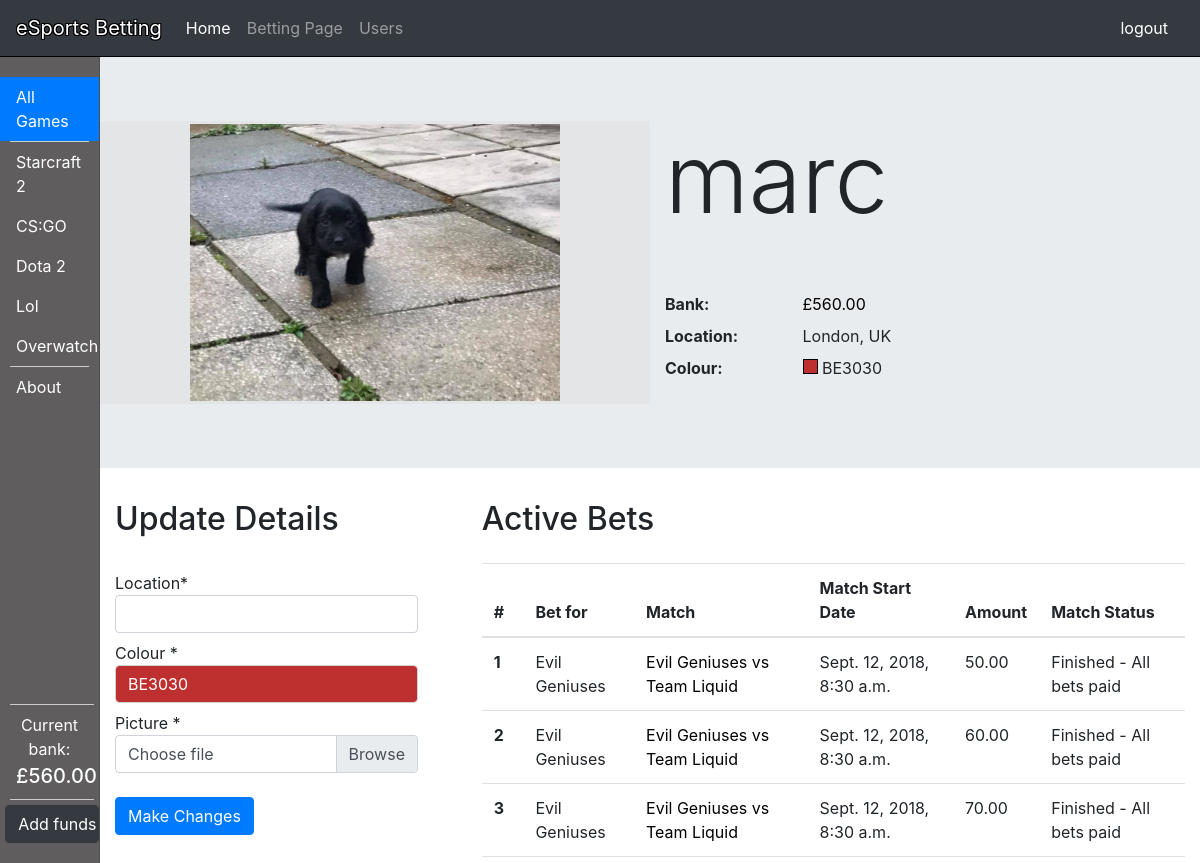
/profiles/marc/ (signed in), run on an earlier commit of the app's database.
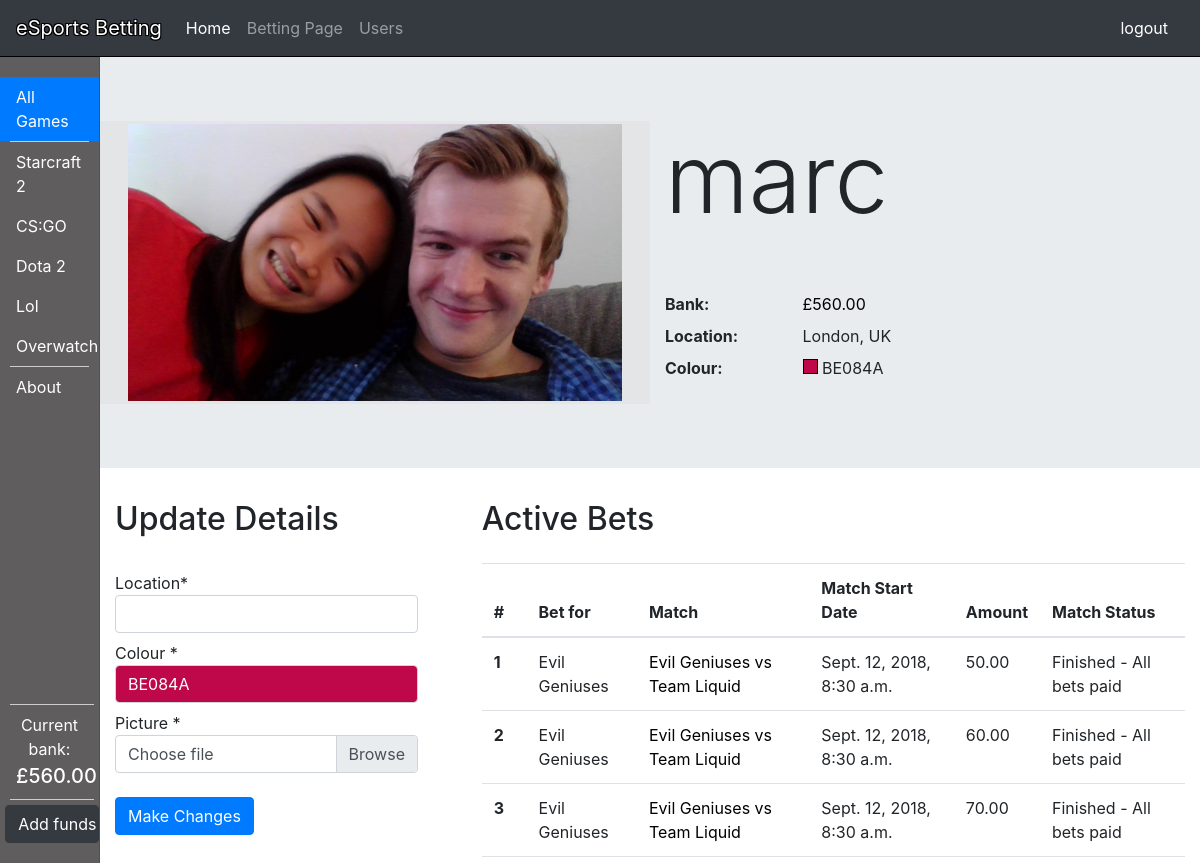
And on a later commit of the database.
### profiles/models.py (models this page shows, shortened)
class Profile(models.Model):
    user = models.OneToOneField(User, on_delete=models.PROTECT)
    location = models.CharField(max_length=120, null=True, blank=True)
    picture = models.ImageField(upload_to=upload_location,null=True,blank=True)
    colour = models.CharField(max_length=7, null=False, blank=False, default="D3D3D3")
    withdrawable_bank = models.DecimalField(max_digits=6, decimal_places=2, default=0)
    non_withdrawable_bank = models.DecimalField(max_digits=6, decimal_places=2, default=0)
    @property
    def bank(self):
        return self.withdrawable_bank + self.non_withdrawable_bank

### userbetting/models.py (models this page shows, shortened)
class Bet(models.Model):
    bet_id = models.AutoField(primary_key=True)
    user = models.ForeignKey(User, on_delete=models.PROTECT)
    game = models.ForeignKey(Game, on_delete=models.PROTECT)
    chosen_team = models.ForeignKey(Team, on_delete=models.PROTECT)
    amount = models.DecimalField(max_digits=7, decimal_places=2, default=0)
    open = "Open"
    lost = "Lost"
    paid = "Paid"
    availiable_statuses = ((open, "Open"),
                           (lost, "Lost"),
                           (paid, "Paid"))
    status = models.CharField(max_length=30,
                              choices=availiable_statuses,
                              default=open)
    created = models.DateTimeField(editable=False)
    modified = models.DateTimeField(editable=False)

class Team(models.Model):
    team_id = models.AutoField(primary_key=True)
    name = models.CharField(max_length=200, unique=True, null=False)
    picture = models.ImageField(upload_to="teamLogos", null=True, blank=True)
    colour = models.CharField(max_length=7, null=False, blank=False, default="D3D3D3")
    def __str__(self):
        return self.name

class Game(models.Model):
    game_id = models.AutoField(primary_key=True)
    team_a = models.ForeignKey(Team, on_delete=models.PROTECT, related_name='%(class)s_team_a')
    team_b = models.ForeignKey(Team, on_delete=models.PROTECT, related_name='%(class)s_team_b')
    videogame = models.CharField(max_length=30,
                              choices=availiable_games,
                              default="cs:go")
    game_date = models.DateTimeField('Game start date')
    team_a_winner = "Team A is the winner"
    team_b_winner = "Team B is the winner"
    not_decided = "Not Decided"
    teams = ((not_decided, "Not Decided"),
             (team_a_winner, "Team A is the winner"),
             (team_b_winner, "Team B is the winner"))
    winning_team = models.CharField(max_length=60,
                                    choices=teams,
                                    default= not_decided,
                                    unique=False,
                                    blank=True,
                                    null=True)
    twitch_url =  models.URLField(max_length=200, unique=True, blank=True, null=True)
    expected_duration = models.DurationField(default=timedelta(minutes=2))
    not_begun = "Not begun"
    starting = "Starting"
    ongoing = "Ongoing"
    finished_not_confirmed = "Finished - Not yet confirmed"
    finished_confirmed = "Finished - Confirmed"
    finished_paid = "Finished - All bets paid"
    availiable_statuses = ((not_begun, "Not begun"),
                           (starting, "Starting"),
                           (ongoing, "Ongoing"),
                           (finished_not_confirmed, "Finished - Not yet confirmed"),
                           (finished_confirmed, "Finished - Confirmed"),
                           (finished_paid, "Finished - All bets paid"))
    status = models.CharField(max_length=30,
                              choices=availiable_statuses,
                              default=not_begun)

### profiles/views.py (the view)
# urls.py: path('<username>/', views.profile_view, name='profile'),
def profile_view(request, username):
    user = get_object_or_404(User, username=username)
    profile, created = Profile.objects.get_or_create(user=user)
    qs = user.bet_set.all().order_by('-game__game_date')
    qs = qs.exclude(game__status='finished_confirmed')
    if request.method == 'POST':
        form = ProfileForm(request.POST, request.FILES)
        print(request.POST, request.FILES)
        if form.is_valid():
            location = form.cleaned_data['location']
            picture = form.cleaned_data['picture']
            colour = form.cleaned_data['colour']
            profile.location = location
            profile.picture = picture
            profile.colour = colour
            profile.save()
            return HttpResponseRedirect('')
    else:
        form = ProfileForm()
    context = {
        "profile":profile,
        "form":form,
        "qs":qs,
    }
    return render(request, "profiles/profile_view.html", context)

### profiles/forms.py
class ProfileForm(forms.Form):
    location = forms.CharField(max_length=120)
    picture = forms.ImageField()
    colour = forms.CharField(
        max_length=7,
        widget=forms.TextInput(
            attrs={
                "class": "jscolor",
                "value": "AB2567"
            }
        )
    )
    def __init__(self, *args, **kwargs):
        super(ProfileForm, self).__init__(*args, **kwargs)
        self.helper = FormHelper()
        self.form_tag = False
        self.helper.layout = Layout(
            Field('location', css_class='input-xlarge'),
            Field('colour', css_class='jscolor'),
            Div(Field('picture', css_class='custom-file-input'), css_class="custom-file"),
            FormActions(
                Submit('save_changes', 'Save changes', css_class="btn btn-primary"),
            )
        )

### profiles/templates/profiles/profile_view.html (shortened to what this page needs)
{% extends "base.html" %}
{% load crispy_forms_tags %}
{% load static %}
{% block jumbotron %}
<div class="jumbotron jumbotron-fluid" id="jumbo">
    <div class="container">
    <div class="row">
    <div class="col-md-6" style="background-color: #e4e5e6;">
        {%  if profile.picture %}
            <img src="{{ profile.picture.url }}"/>
        {% endif %}
    </div>
    <div class="col-md-6">
        <h1 class="display-1">{{ profile.user }}</h1><br><br>
        <dl class="row">
          <dt class="col-sm-3">Bank:</dt>
          <dd class="col-sm-9"><a href="#" data-toggle="tooltip" data-placement="right" title="(£{{ profile.withdrawable_bank }} withdrawable) - (£{{ profile.non_withdrawable_bank }} not withdrawable)">£{{ profile.bank }}</a> </dd>
          <dt class="col-sm-3">Location:</dt>
          <dd class="col-sm-9">{{ profile.location }}</dd>
          <dt class="col-sm-3">Colour:</dt>
          <dd class="col-sm-9">
              <div style="width:15px;height:15px;border:1px solid #000;display: inline-block;background-color: #{{ profile.colour }};"></div>
              {{ profile.colour }}
          </dd>
    </div>
    </div>
    </div>
</div>
{% endblock %}
{% block content %}
    {% if user == profile.user %}
    <div class="row">
    <div class="col-md-4">
        <h2 style="margin-bottom: 1.5rem;">
            Update Details
        </h2>
        <form enctype="multipart/form-data" method='POST' action='{% url "profiles:profile" profile.user %}'>{% csrf_token %}
            <div id="div_id_location" class="control-group"> <label for="id_location" class="control-label requiredField">
                Location<span class="asteriskField">*</span> </label>
                <div class="controls">
                    <input type="text" name="location" maxlength="120" class="input-xlarge form-control" required id="id_location" style="width: 90%;"/>
                </div>
            </div>
            <div id="div_id_colour" class="control-group">
                <label for="id_colour" class="control-label requiredField">
                Colour
                <span class="asteriskField">*</span>
                </label>
                <div class="controls">
                <input type="text" name="colour" class="jscolor form-control" value="AB2567" maxlength="7" required id="id_colour" style="width: 90%;"/>
                </div>
            </div>
            <div id="div_id_picture" class="control-group">
                <label for="id_picture" class="control-label requiredField">
                Picture
                <span class="asteriskField">*</span>
                </label>
            <div class="custom-file" style="width: 90%;">
              <label class="custom-file-label" for="id_picture" style="margin-top: 0px;overflow: hidden;">Choose file</label>
            </div>
            </div>
            <br>
            <button type="submit" class="btn btn-primary"> Make Changes</button>
        </form>
    </div>
    <div class="col-md-8">
        <h2 style="margin-bottom: 1.5rem;">
            Active Bets
        </h2>
    <div class="span3">
        <table class="table table-hover">
          <thead>
            <tr>
              <th scope="col">#</th>
              <th scope="col">Bet for</th>
              <th scope="col">Match</th>
              <th scope="col">Match Start Date</th>
              <th scope="col">Amount</th>
              <th scope="col">Match Status</th>
            </tr>
          </thead>
          <tbody>
          {%  for bet in qs %}
            <tr>
              <th scope="row">{{ forloop.counter }}</th>
              <td>{{ bet.chosen_team }}</td>
              <td><a href={% url 'userBetting:detail' bet.game.game_id %}>{{ bet.game.team_a }} vs {{ bet.game.team_b }}</a></td>
              <td>{{ bet.game.game_date }}</td>
              <td>{{ bet.amount }}</td>
              <td>{{ bet.game.status }}</td>
            </tr>
          {% endfor %}
          </tbody>
        </table>
    </div>
    </div>
    </div>
    {% endif %}
{% endblock %}

### templates/base.html (shortened to what this page needs)
{% load staticfiles %}
<!DOCTYPE html>
<html lang="en">
  <head>
    {% include 'head_css.html' %}
  </head>
  <body>
  {% include 'navbar.html' %}
<div class="container-fluid">
    <div class="row">
        {%  include 'sidebar.html' %}
<main class="col-sm-11 offset-sm-1 col-md-11 offset-md-1" style="padding-left: 0; padding-right: 0;">
    {% block jumbotron %}
{% endblock %}
<div class="container">
        {% block content %}
            {% endblock %}
</div>
</main>
</div>
    </div>
  </body>
</html>

### templates/head_css.html (shortened to what this page needs)
{% load staticfiles %}
    <link rel="stylesheet" href="//maxcdn.bootstrapcdn.com/font-awesome/4.3.0/css/font-awesome.min.css">
<link rel="stylesheet" href="https://stackpath.bootstrapcdn.com/bootstrap/4.1.1/css/bootstrap.min.css">
     <link href="{% static 'css/custom.css' %}" rel="stylesheet">

### templates/navbar.html (shortened to what this page needs)
   {% load static %}
<nav class="navbar navbar-expand-md navbar-dark bg-dark fixed-top" style="z-index:1; ">
      <a class="navbar-brand strokeme" href="#">eSports Betting</a>
      <div class="collapse navbar-collapse" id="navbarCollapse">
        <ul class="navbar-nav mr-auto">
          <li class="nav-item active">
            <a class="nav-link" href="{% url 'home' %}">Home <span class="sr-only">(current)</span></a>
          </li>
          <li class="nav-item">
            <a class="nav-link" href="{% url 'userBetting:index' %}">Betting Page</a>
          </li>
          <li class="nav-item">
            <a class="nav-link" href="{% url 'profiles:profile-list' %}">Users</a>
          </li>
        </ul>
        <form class="form-inline mt-2 mt-md-0" method='POST' action='{% url "auth_login" %}'>{% csrf_token %}
            {% if not request.user.is_authenticated and not "/accounts/login" in request.get_full_path %}
            <div class='form-group' style="margin-right: 3px;">
                <input type='text' class='form-control' name='username' placeholder='Username' />
            </div>
            <div class='form-group' style="margin-right: 3px;">
                <input type='password' class='form-control' name='password' placeholder='Password' />
            </div>
            <button type='submit' class='btn btn-default'>Login</button>
            {% else %}
                    <a class="nav-link" href="{% url 'auth_logout' %}" style="color: white;">logout</a>
            {% endif %}
        </form>
      </div>
    </nav>

### templates/sidebar.html
{% load static %}
 <nav class="col-sm-1 col-md-1 d-none d-sm-block bg-faded sidebar">
          <ul class="nav nav-pills flex-column">
            <li class="nav-item">
              <a class="nav-link active" href="#">All Games<span class="sr-only">(current)</span></a>
            </li>
            <li class="sidenav-divider">
            </li>
            <li class="nav-item">
              <a class="nav-link" href="#">Starcraft 2</a>
            </li>
            <li class="nav-item">
              <a class="nav-link" href="#">CS:GO</a>
            </li>
            <li class="nav-item">
              <a class="nav-link" href="#">Dota 2</a>
            </li>
            <li class="nav-item">
              <a class="nav-link" href="#">Lol</a>
            </li>
            <li class="nav-item">
              <a class="nav-link" href="#">Overwatch</a>
            </li>
            <li class="sidenav-divider">
            </li>
            <li class="nav-item">
              <a class="nav-link" href="#">About</a>
            </li>
          </ul>
     {% if request.user.is_authenticated %}
     <ul class="nav nav-pills flex-column mt-2 mt-md-0" style="position: absolute; bottom: 0; width: 100%; text-align: center;">
        <li class="sidenav-divider">
        </li>
        <li class="nav-item">
            <p class="nav-link" style="margin-bottom: 0; padding-bottom: 0;" >  Current bank: </p>
            <p class="nav-link" style="font-size: 20px; padding-top: 0;font-weight: 500;margin-bottom: 0;">£{{ user.profile.bank }}</p>
        </li>
        <li class="sidenav-divider" style="margin-bottom: 5px;" >
        </li>
         <div class="form-row text-center">
            <div class="col-12">
                <button type="submit" class="btn btn-dark" style="width: 90%;">Add funds</button>
            </div>
         </div>
     </ul>
     {%  endif %}
        </nav>

### templates/javascript.html (shortened to what this page needs)
{% load staticfiles %}

### static/css/custom.css (style rules this page uses)
body { padding-top: 57px; }
.navbar { border-bottom:1px solid #000; }
label { margin-bottom: 0px; margin-top: .5rem; }
.span3 { height: 300px !important; overflow: auto; }
.strokeme { color: white !important; text-shadow: -1px -1px 0 #000, 1px -1px 0 #000, -1px 1px 0 #000, 1px 1px 0 #000; }
.sidebar { position: fixed; top: 57px; bottom: 0; left: 0; z-index: 1000; padding: 20px; overflow-x: hidden; overflow-y: auto; border-right: 1px solid #eee; }
.sidebar { padding-left: 0; padding-right: 0; }
.sidebar .nav { margin-bottom: 20px; }
.sidebar .nav-item { width: 100%; }
.sidebar .nav-item + .nav-item { margin-left: 0; }
.sidebar .nav-link { border-radius: 0; }
.sidenav-divider { background-color: #cecdcd; height: 1px; margin-left: 10px; margin-right: 10px; }
.bg-faded { background-color: #5f5d5d; border-right: 1px solid #505050; }
a { color:black; }
.nav-item .nav-link { color: white; }

### profiles/templates/profiles/profile_view.html (style rules this page uses)
img { max-height: 98%; max-width: 98%; width: auto; height: auto; position: absolute; top: 0; bottom: 0; left: 0; right: 0; margin: auto; }

What changed in the data, as far as the page shows it:
changed Profile "London, UK": picture: a different picture; colour "BE3030" → "BE084A"
Also different on the page:
form field colour: "BE3030" → "BE084A"
